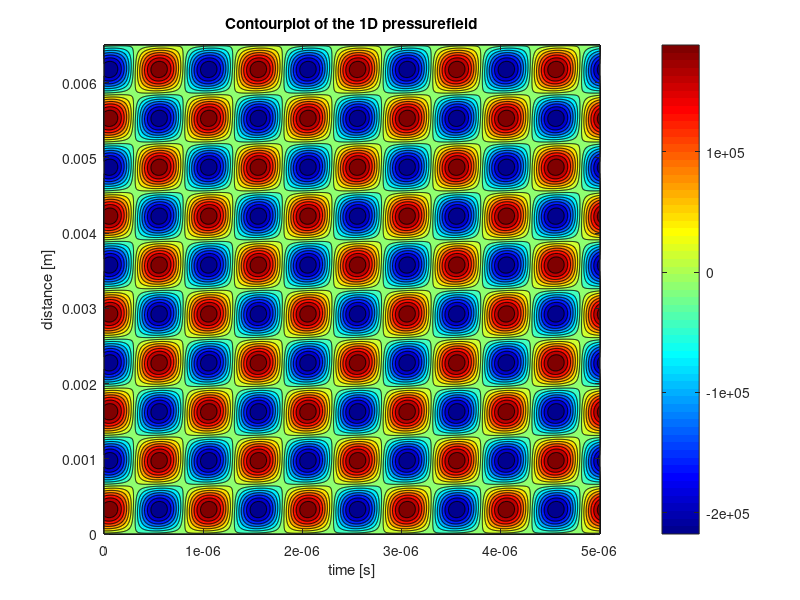
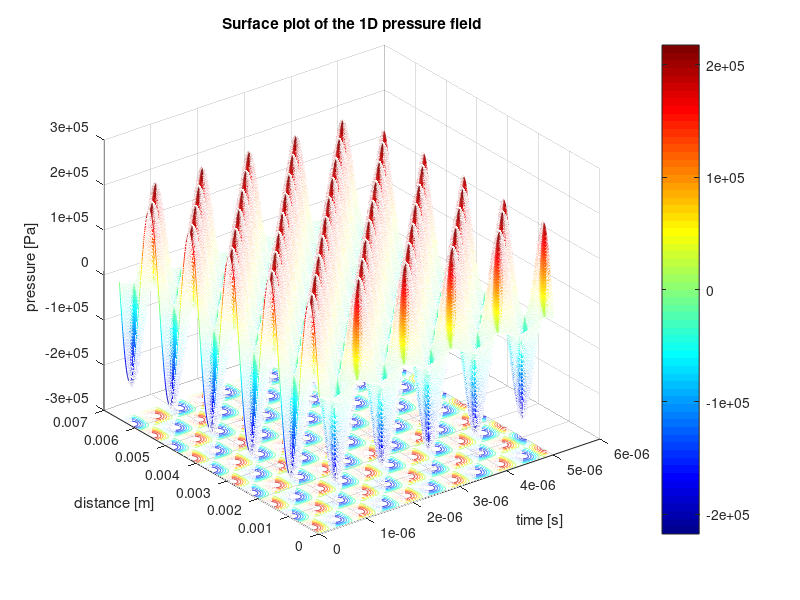

These figures' MATLAB source, in order: (Note: this script raises an error after producing the figures.)
% The purpose of this model is to get a tool to analyze an immersion type transudcer which is used to manipulate the position of air bubbles in oil. 
% The model is based on a model created by Sittig and utilizes derivations of it in the form of transfer functions. An expression for the pressure field
% was derived from the 1D wave equation. Eventually the force on the particles was calculated by utilization of Gor'kov's potential.
% 
% The authors of this script are Victor Dahl, Phillip Kjaer, Wenzel Neumann
% and Jeppe Ottense


clear all; close all; clc;

%% Initial Variables
f = 1*10^6;                      % system frequency in Hz
w=2*pi*f;                        % System frequency in rad/s

%% Piezoelectric constants

r_p=2.5*10^-3;                     % Radius of the piezoelectric plate - Found from CAD model
rho=7.8*10^3;                      % Piezoelectric plate density - Found from data sheet
d=2*10^-3;                         % Piezoelectric plate thickness - found from data sheet
S=pi*r_p^2;                        % Piezoelectric surface area - area of a circle due to circular peizoelectric disk face

c_33=16.6*10^10;                   % Elastic constant of the plate - found from source (victor found - please put it in when editing)
d_33=265*10^-12;                   % Piezoelectric charge coefficient - found from source -||-
s_33=14.2*10^-12;                  % Elastic compliance coefficient - found from source -||-
epsilon_0=8.854*10^-12;            % Vacuum permitivity - found from source -||-
epsilon_33=1200*epsilon_0;         % relativity Permativity - found from source -||-
Beta_33= epsilon_0/epsilon_33;     % the dielectric impermeability of the plate at constant strain - found from source -||-
h_33= d_33/(s_33*epsilon_33);      % Piezoelectric stiffness constant for the plate - found from source -||-
v_o=sqrt(c_33/rho);                % compressional wave speed from piezoelectric - found from source -||-

%%TAe calculated inputs
C_o=S*epsilon_33/(d);                 % the clamped capacitance of the plate - Found from NDE book
n=h_33*C_o;                        % A given constant

%TAa calculated inputs
% dfr=0.0000042;                       % Random variable to establish acoustic backing material relationship
% Z_b=dfr*w;                           % Acoustic impedance of the backing plate (this is a function of frequency)  
k=w/v_o;                           % wave number for the peizoelectric plate - found from NDE book


%% Acoustic impedance calculations
rho_4=7860;                          % Density of plain carbon steel 
c_3=3230;                            % Speed of wave in plain carbon steel
Z_b=rho_4*c_3*S;                     % Acoustic impedance of the backing plate

Z_o=rho*v_o*S;                       % plane wave acoustic impedance of the piezoelectric plate

S_a=S;                               % effective face area of the transducer
rho_2=857;                           % density of the fluid ISO VG 32
c=1300;                              % compresisonal wave speed in fluid 
Z_r=S_a*c*rho_2;                     % Acoustic radiation impedance 

c_2=3230;                            % Speed of sound in steel
rho_3=7850;                          % Density of steel
k_2=w/c_2;                           % wave number of the coating material of the transducer source
d_2=0.5*10^-3;                       % thickness of the coating material of the transducer source
S_m=(4.5*10^-3)^2*pi;                % Face area of the coating material fo the transducer soruce
Z_m=rho_3*c_2*S_m;                   % The acoustic impedance of the coating material of the transducer source


Kin_Vis=32*10^-6;                % Kinematic Viscosity of the fluid (ISO VG 32)
Vis=Kin_Vis*rho_2;               % Dynamic viscosity of the fluid
R=((c*rho_2)-(c_2*rho_3))/((c*rho_2)+(c_2*rho_3)); %Reflection coefficient 
L=0.04485;                                         %Lentgh of chamber


%% Matricies used in the Sittig Model

TAe_matrix=[1/n n/(1i*w*C_o); -1i*w*C_o 0];                                                                              %Transducer electrical matrix

TAa_matrix=(1/(Z_b-1i*Z_o*tan(k*d/2)))*[Z_b+1i*Z_o*cot(k*d) (Z_o)^2+1i*Z_o*Z_b*cot(k*d); 1 Z_b-2*1i*Z_o*tan(k*d/2)];     %Transducer acoustic matrix

TAl_matrix=[cos(k_2*d_2) -1i*Z_m*sin(k_2*d_2); (-1i*sin(k_2*d_2))/Z_m cos(k_2*d_2)];                                     %Transducer coating material matrix



TA_matrix=TAe_matrix*TAa_matrix*TAl_matrix;                                                                              %Sittig model matrix

%% equations for Sensitvities

S_vI=1/(Z_r*TA_matrix(2,1)+TA_matrix(2,2));                                   %Sensitivity for vI.

Z_in=(Z_r*TA_matrix(1,1)+TA_matrix(1,2))/(Z_r*TA_matrix(2,1)+TA_matrix(2,2)); %Electrical impedance of the transducer

S_FV=Z_r*S_vI/Z_in;                                                           % Sensitivity FV

%% Pressure at the transducer surface

V_M = 75;                                                                    % Input voltage
lambda =c/f;                                                                  % wavelength of the pressure field
F_surface = V_M * S_FV;                                                       % Total force on trasnducer surface
P_surface = F_surface/(S_a);                                                  % pressure on the transducer surface

%% Translation to the 1D pressure field

damp_coeff =(2*Kin_Vis*w^2)/(3*c^3);                                          % Damping coefficient for attenuation within the liquid
P_field = zeros(1000,1000);                                                   % A matrix is initialized for storing the (complex)
                                                                              % pressure values varying with time and distance.     
% A standing wave is produced by attenuation of the travelling wave and its 
% reflections resulting from rebounding at the boundaries (walls). During
% the reflection at the boundaries, energy is lost which can be represented
% by a reflection coefficient, which takes the number of reflections until
% total attenuation into account. There is distinguished between the
% reflection coefficient due to impact with the right and left wall.

R1 = 4.2736;                                                                % Left wall reflection coefficient.
R2 = 4.8295;                                                                % Right wall reflection coefficient.

t = linspace(0,10*pi/w,1000);                                               % time duration during which the pressure field
                                                                            % is monitored.
x = linspace(0,5*0.0013,1000);                                              % Distance over which the pressure field is monitored.

% Here the P_field matrix is filled with the pressure amplitudes and phase
% shifts at a certain location in space and moment in time.
 for n = 1:1000
     for m = 1:1000
     P_field(n,m) = P_surface*(R1+1) * exp(1i*w*t(m)-1i*x(n)*2*pi/lambda) ...
         - R2*P_surface * exp(1i*w*t(m)+1i*(x(n))*2*pi/lambda);
      end
 end

%% Contourplots of the standing pressure wave

% 2D plot which shows the pressure minima and maxima of the pressure field
figure
contourf(t,x, real(P_field), 14); colormap jet; colorbar;
xlabel('time [s]'); ylabel('distance [m]'); title('Contourplot of the 1D pressurefield');

%% Surface plots of the standing pressure wave

% 3D animation of the pressure field
figure
meshc(t,x, real(P_field)); colormap jet; colorbar;
xlabel('time [s]'); ylabel('distance [m]'); zlabel('pressure [Pa]'); title('Surface plot of the 1D pressure field');


 
%% Constants used to calculate the acoustic radiation force

rho_p = 1.225;                                                                  %Air density [kg/m^3]
r = 80*10^-6;                                                                   %Bubble radius [m]
Vp = (4*pi/3)*r^3;                                                              %Bubble volume [m^3]
Mp = rho_p * Vp;                                                                %Bubble mass [kg]

% Oil of type ISO VG32 is used as the fluid
rho_l = 868;                                                                    % Oil density [kg/m^3]
mu = 32*10^-6*rho_l;                                                            % Oil Viscosity [kg/m*s]

% Besides the acoustic radiation force, acoording to Stoke's Law, there is
% also a drag force acting on the particle, which is given by f_D = B*v

B = 6*pi*r*mu;                                                                  % coefficient (gain) of Stoke's Law

% The acoustic radiation force is dependent on the compressibility factor
% f_1 and the density factor f_2

K_p = 1/(rho_p*330^2);                                                      % Compressibility of the air bubble
K_l = 1/(rho_l*c^2);                                                        % Compressibility of the oil
f_1=1-(K_p/K_l);                                                            % Compressibility factor
f_2=2*(rho_p-rho_l)/(2*rho_p+rho_l);                                        % Density factor

% The acoustic contrast factor determines whether the particles are forced
% towards the pressure nodes or antinodes. A negative contrast factor means
% that particles are forced towards the antinodes, whils a positive
% indicates movement towards the nodes.

acf = (5*rho_p-2*rho_l)/(2*rho_p+rho_l) - (K_p/K_l);                        % The acoustic contrast factor

% To calculate the acoustic radiation force, the time averaged pressure is
% required. For a standing wave it suffices to take only one period into
% account.

T = 1/f;                                                                    % One period of the pressure field

%% Plotting the results obtained from the acoustic radiation force

velocities = zeros(10,1);                                                   % A vector is initialized to store the values of  
                                                                            % velocities at different locations in x direction.

for i = 1:length(velocities)
    x = linspace(0.0013,0.0026,length(velocities));                         % The distance over which the velocity is monitored 
    x = x(i);                                                                        
v = Gorkov(P_surface,w,lambda,R1,R2,T,rho_l,r,f_1,f_2,c,B);    % Call upon the function to obtain the velocity.
vnew = subs(v);                                                             % Constants are substituted for the symbolic variables.
velocities(i) = double(vnew);                                               % the velocities are stored as scalars.
end

x = linspace(0.0013,0.0026,length(velocities));
% Here the resultant velocity is plotted for different locations x away
% from the transducer surface.
figure
plot(x',velocities)
xlabel('distance [m]'); ylabel('velocity [m/s]'); title('Particle velocities');


%% Here I tried to plot the different contributions to the acoustic force similar to figure 9 of the Trujillo paper

x = linspace(0.0013,0.0026,length(velocities));                             % Monitored distance, set to one wavelength, can be changed. Called again x
                                                                            % because it is the same variable in the Gorkov function but the domain can be 
                                                                            % changed.
% Here the outputs of the function are retrieved and converted from 
% symbols to numbers.
[v,p_mean_square,v_in,v_mean_square,Uac,Fac]  = Gorkov(P_surface,w,lambda,R1,R2,T,rho_l,r,f_1,f_2,c,B); 
p_ms = double(subs(p_mean_square));
v_ms = double(subs(v_mean_square));
Uac = double(subs(Uac));
Fac = double(subs(Fac));

p_ms_vc = [p_ms; p_ms; p_ms; p_ms; p_ms; p_ms; p_ms; p_ms; p_ms; p_ms];     % Matrices for plotting. Constructed 
v_ms_vc = [v_ms; v_ms; v_ms; v_ms; v_ms; v_ms; v_ms; v_ms; v_ms; v_ms];     % in the same way as for the pressure
Uac_vc = [Uac; Uac; Uac; Uac; Uac; Uac; Uac; Uac; Uac; Uac];                % field plot, only this time there is 
Fac_vc = [Fac; Fac; Fac; Fac; Fac; Fac; Fac; Fac; Fac; Fac];                % no change in values through time, as 
                                                                            % they are time averages.
time_averaged_vec = linspace(0,T,length(velocities));                       % Since all are time-averaged, I just made a random duration 
                                                                            % of one period,
                                                                            % which I use to be
                                                                            % able to make a
                                                                            % contour plot.
% Plots according to figure 9 of Trujillo                                                                            
                                                                            
figure                                                      
tiledlayout(4,1); nexttile;
contourf(x,time_averaged_vec,real(p_ms_vc), 14); colormap jet; colorbar;
xlabel('distance [m]'); ylabel('time [s]'); title('<p^2>');

nexttile;
contourf(x,time_averaged_vec,real(v_ms_vc), 14); colormap jet; colorbar;
xlabel('distance [m]'); ylabel('time [s]'); title('<v^2>');

nexttile;
contourf(x,time_averaged_vec,real(Uac_vc), 14); colormap jet; colorbar;
xlabel('distance [m]'); ylabel('time [s]'); title('Uac');

nexttile;
contourf(x,time_averaged_vec,real(Fac_vc), 14); colormap jet; colorbar;
xlabel('distance [m]'); ylabel('time [s]'); title('Fac');
